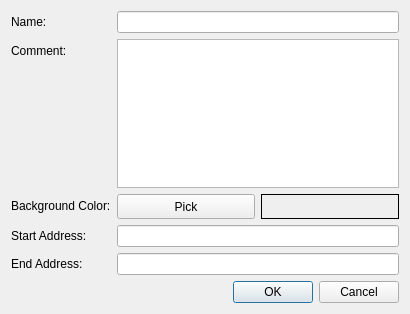
<?xml version="1.0" encoding="UTF-8"?>
<ui version="4.0">
 <class>MarkDialog</class>
 <widget class="QDialog" name="MarkDialog">
  <property name="geometry">
   <rect>
    <x>0</x>
    <y>0</y>
    <width>410</width>
    <height>314</height>
   </rect>
  </property>
  <property name="windowTitle">
   <string>Mark Editor</string>
  </property>
  <layout class="QVBoxLayout" name="verticalLayout">
   <item>
    <layout class="QFormLayout" name="formLayout">
     <item row="0" column="0">
      <widget class="QLabel" name="nameLabel">
       <property name="text">
        <string>Name:</string>
       </property>
      </widget>
     </item>
     <item row="0" column="1">
      <widget class="QLineEdit" name="nameEdit"/>
     </item>
     <item row="2" column="0">
      <widget class="QLabel" name="colorLabel">
       <property name="text">
        <string>Background Color:</string>
       </property>
      </widget>
     </item>
     <item row="2" column="1">
      <layout class="QHBoxLayout" name="colorLayout">
       <item>
        <widget class="QPushButton" name="colorButton">
         <property name="minimumSize">
          <size>
           <width>50</width>
           <height>25</height>
          </size>
         </property>
         <property name="text">
          <string>Pick</string>
         </property>
        </widget>
       </item>
       <item>
        <widget class="QLabel" name="colorDisplay">
         <property name="minimumSize">
          <size>
           <width>40</width>
           <height>25</height>
          </size>
         </property>
         <property name="autoFillBackground">
          <bool>true</bool>
         </property>
         <property name="frameShape">
          <enum>QFrame::Shape::Box</enum>
         </property>
        </widget>
       </item>
      </layout>
     </item>
     <item row="3" column="0">
      <widget class="QLabel" name="startAddressLabel">
       <property name="text">
        <string>Start Address:</string>
       </property>
      </widget>
     </item>
     <item row="3" column="1">
      <widget class="QLineEdit" name="startAddressEdit"/>
     </item>
     <item row="4" column="0">
      <widget class="QLabel" name="endAddressLabel">
       <property name="text">
        <string>End Address:</string>
       </property>
      </widget>
     </item>
     <item row="4" column="1">
      <widget class="QLineEdit" name="endAddressEdit"/>
     </item>
     <item row="1" column="0">
      <widget class="QLabel" name="commentLabel">
       <property name="text">
        <string>Comment:</string>
       </property>
      </widget>
     </item>
     <item row="1" column="1">
      <widget class="QTextEdit" name="commentEdit">
       <property name="minimumSize">
        <size>
         <width>0</width>
         <height>80</height>
        </size>
       </property>
      </widget>
     </item>
    </layout>
   </item>
   <item>
    <widget class="QDialogButtonBox" name="buttonBox">
     <property name="standardButtons">
      <set>QDialogButtonBox::StandardButton::Cancel|QDialogButtonBox::StandardButton::Ok</set>
     </property>
    </widget>
   </item>
  </layout>
 </widget>
 <resources/>
 <connections/>
</ui>
